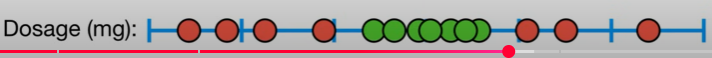
#> input picture Machine Learning/Support Vector Machine/Non Linear SVM/images/nsvm.png, 712 x 58 px, found by its file name
$ jupyter execute classification.ipynb
#> lines starting #> are read from the running program, lines starting #| are printed output that depends on the picture
1. [Non-Linear SVM](#non-linear-svm)

#### Non-Linear SVM:
- used when data points are non linearly separable
- we implement kernels to transform and make data points linearly separable

[cell 1]
from PIL import Image
from IPython.display import display

img = Image.open('images/nsvm.png')
#> img is the input picture: PIL image 712x58 RGBA; mean R, G, B, A 171.9, 163.1, 161.2, 255
new_image = img.resize((490, 40))
display(new_image)

```Kernels```:
- ```transform``` the data point into a ```higher dimension```
- data points become linearly seprable when transformed from original dimension to a higher one
- evaluate the ```relationships``` between each and every data point
- based on relationships between data points in higher dimension, the support vector classifier produces a ```marginal hyperplane```

```Kernel Trick```:
- special ability of kernels
- evaluate the relationships between data points in higher dimensions ```without transforming``` the data point into higher dimension

```Types of Kernels```:
- Polynomial
- Sigmoid
- Radial Basis Function
- Linear

[cell 2]
from PIL import Image
from IPython.display import display

img = Image.open('images/relationship.png')
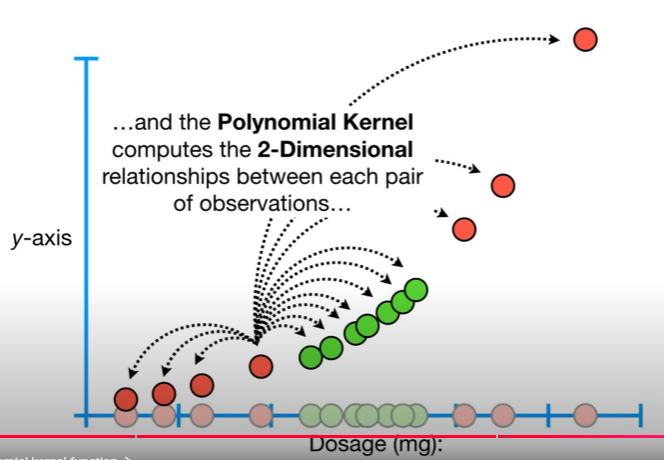
#> input picture Machine Learning/Support Vector Machine/Non Linear SVM/images/relationship.png, 664 x 460 px, found by its file name
#> img is the input picture: PIL image 664x460 RGBA; mean R, G, B, A 225.6, 224.6, 224.2, 255
new_image = img.resize((440, 300))
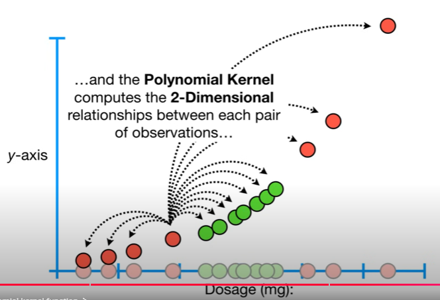
#> new_image: PIL image 440x300 RGBA; mean R, G, B, A 225.5, 224.6, 224.2, 255
display(new_image)


img = Image.open('images/high_dimension.png')
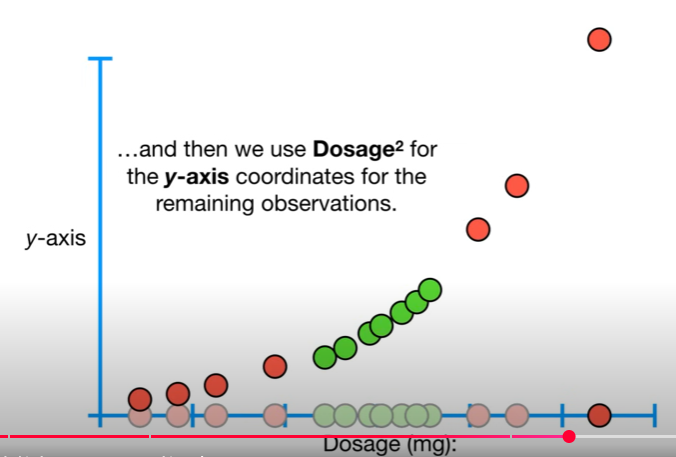
#> input picture Machine Learning/Support Vector Machine/Non Linear SVM/images/high_dimension.png, 676 x 457 px, found by its file name
#> img is the input picture: PIL image 676x457 RGBA; mean R, G, B, A 230, 229.2, 228.8, 255
new_image = img.resize((440, 300))
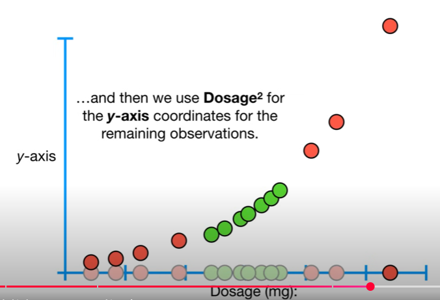
#> new_image: PIL image 440x300 RGBA; mean R, G, B, A 230, 229.2, 228.8, 255
display(new_image)

img = Image.open('images/svm.png')
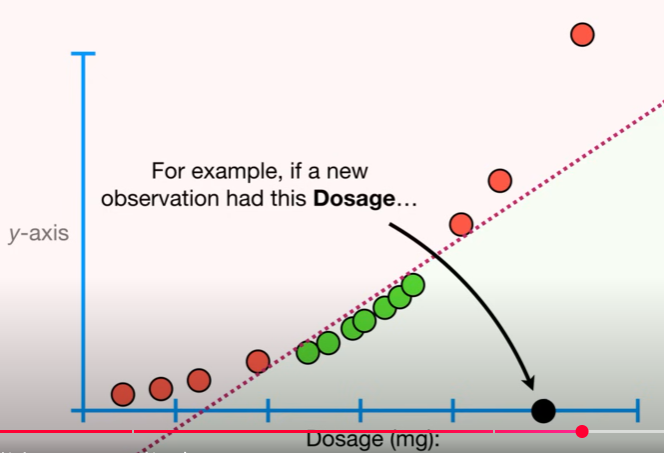
#> input picture Machine Learning/Support Vector Machine/Non Linear SVM/images/svm.png, 664 x 453 px, found by its file name
#> img is the input picture: PIL image 664x453 RGBA; mean R, G, B, A 227.9, 222.5, 221, 255
new_image = img.resize((440, 300))
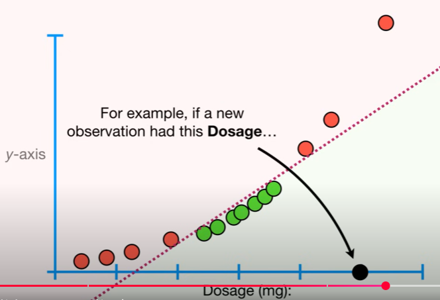
#> new_image: PIL image 440x300 RGBA; mean R, G, B, A 227.8, 222.5, 221, 255
display(new_image)

- marginal hyperplanes, if 3 or more dimensions

[cell 3]
from PIL import Image
from IPython.display import display

img = Image.open('images/support_vector_classifier3.png')
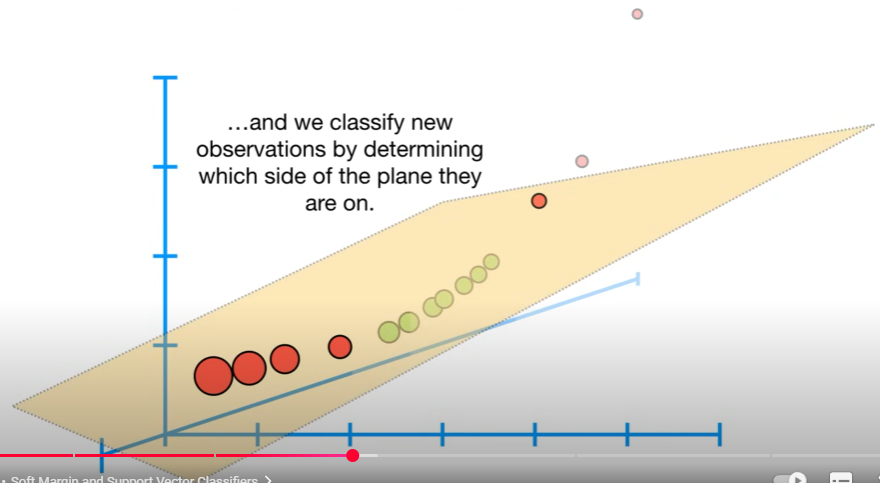
#> input picture Machine Learning/Support Vector Machine/Non Linear SVM/images/support_vector_classifier3.png, 880 x 483 px, found by its file name
#> img is the input picture: PIL image 880x483 RGBA; mean R, G, B, A 232.1, 228.3, 220.6, 255
new_image = img.resize((580, 340))
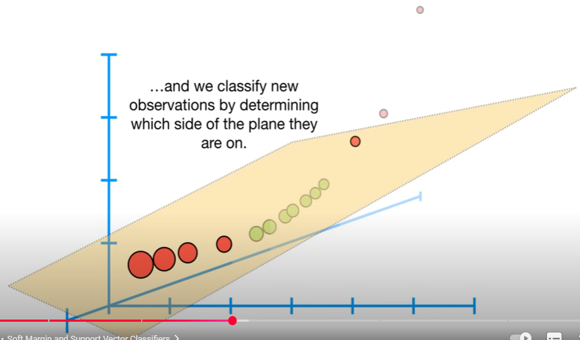
#> new_image: PIL image 580x340 RGBA; mean R, G, B, A 232.1, 228.2, 220.6, 255
display(new_image)

```Prediction with Kernels```:
- the output value will be a numerical value instead of a label
- the numerical value will be compared with the threshold value of category bucket
- which ever range it falls into, that output label will be chosen
- ```f(x) = Σ αi * Yi * K(Xnew,Xi) + b```
    - ```αi/Wi``` = weight
    - ```Yi``` = observed label
    - ```Xnew``` = new input data point
    - ```Xi``` = existing input data point
    - ```b``` = bias

[cell 4]
from PIL import Image
from IPython.display import display

img = Image.open('images/pred.png')
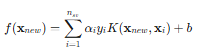
#> input picture Machine Learning/Support Vector Machine/Non Linear SVM/images/pred.png, 199 x 55 px, found by its file name
#> img is the input picture: PIL image 199x55 RGBA; mean R, G, B, A 247.5, 247.5, 247.6, 255
new_image = img.resize((450, 145))
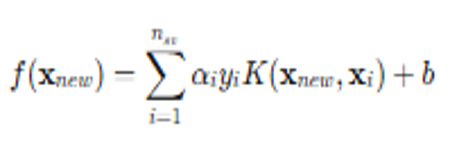
#> new_image: PIL image 450x145 RGBA; mean R, G, B, A 247.2, 247.2, 247.3, 255
display(new_image)
